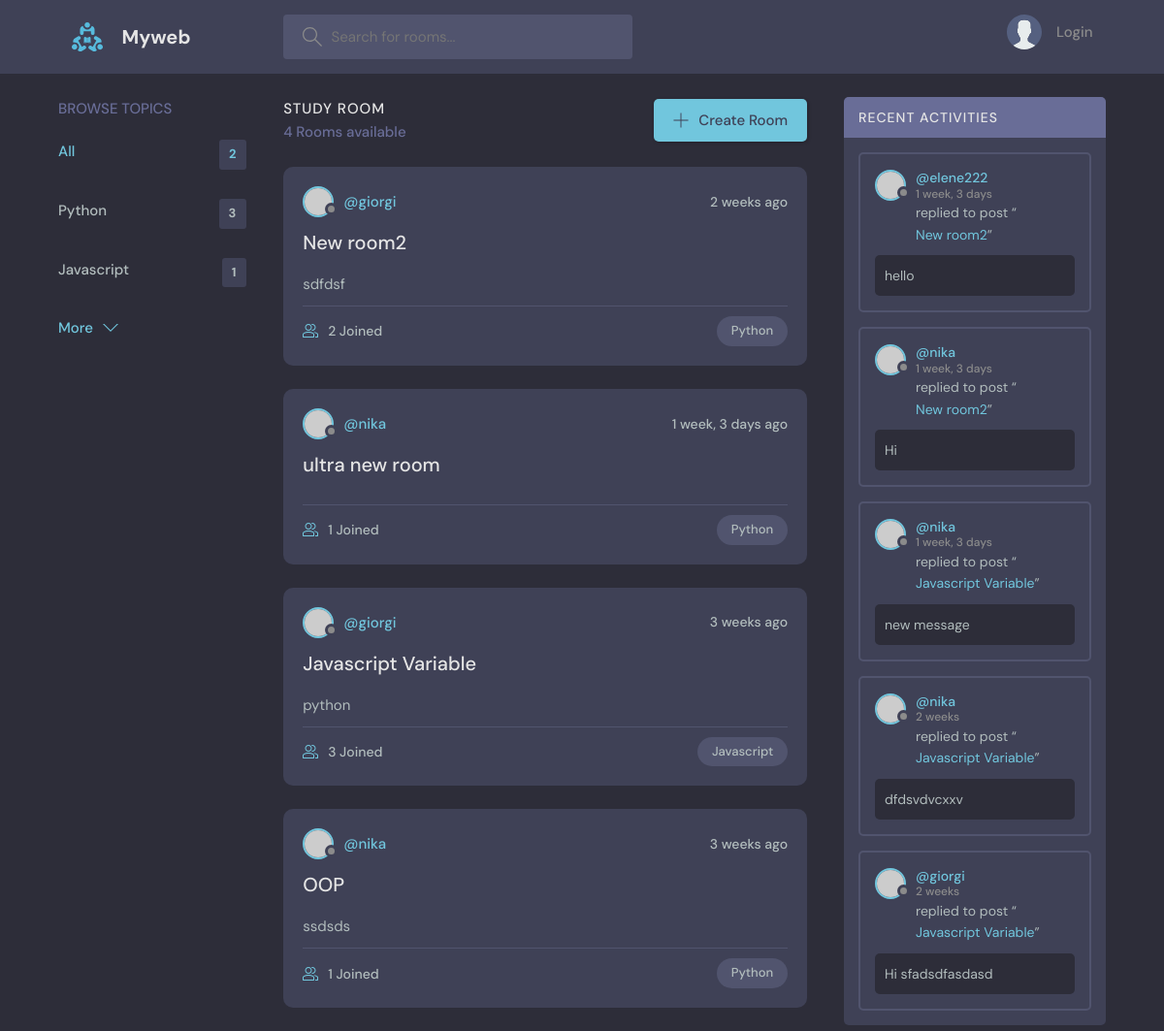
Before: / with the older database file.
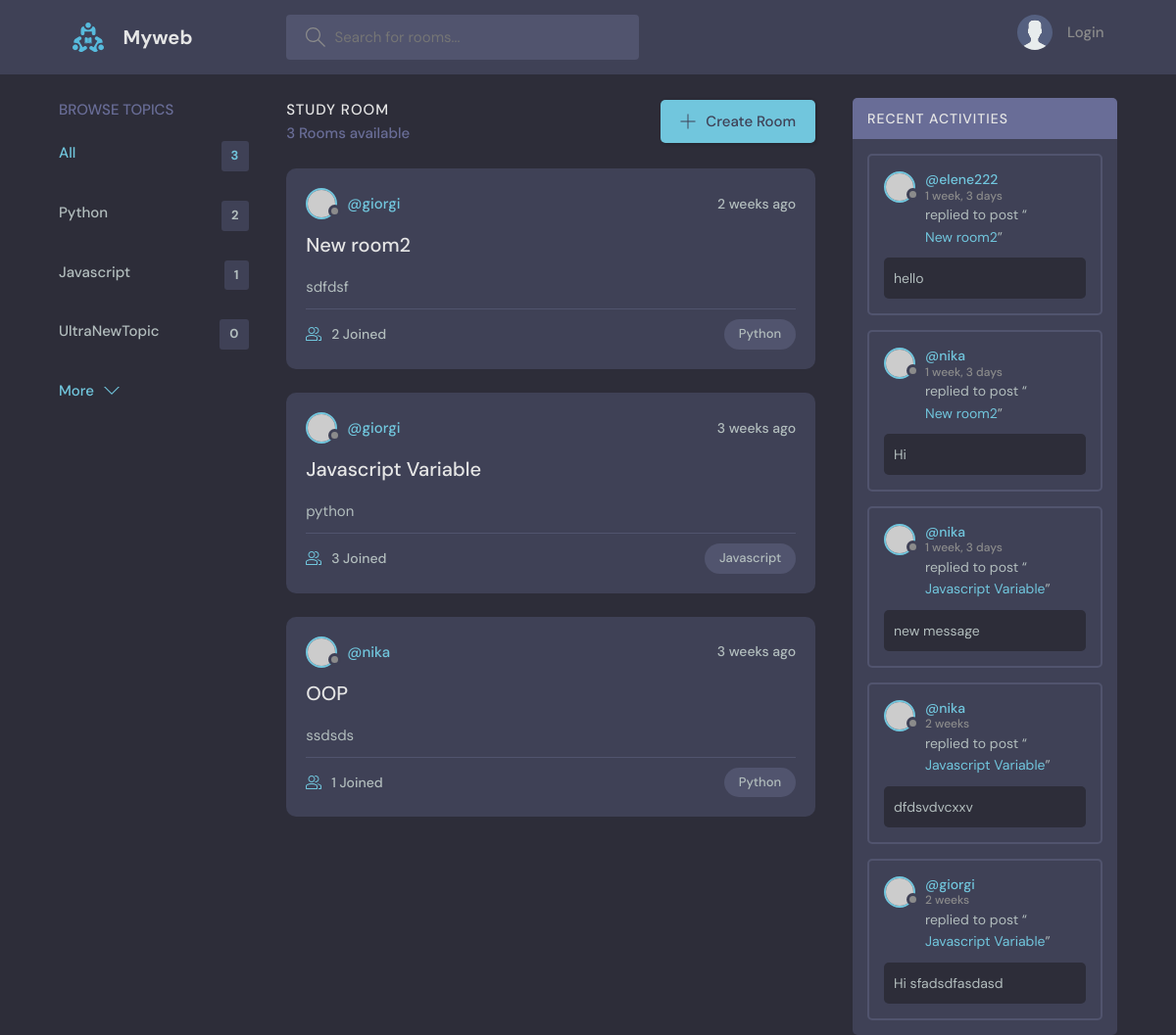
After: the same page with the newer database file.
### base/models.py (models this page shows, shortened)
class Topic(models.Model):
    name = models.CharField(max_length=200)

class Room(models.Model):
    host = models.ForeignKey(User, on_delete=models.SET_NULL, null=True)
    topic = models.ForeignKey(Topic, on_delete=models.SET_NULL, null=True)
    name = models.CharField(max_length=150)
    description = models.TextField(null=True, blank=True)
    participants = models.ManyToManyField(User, related_name='participants', null=True)
    updated = models.DateTimeField(auto_now=True)
    created = models.DateTimeField(auto_now_add=True)
    class Meta:
        ordering = ['-updated', '-created']
    def __str__(self):
        return self.name

class Messages(models.Model):
    user = models.ForeignKey(User, on_delete=models.CASCADE)
    room = models.ForeignKey(Room, on_delete=models.CASCADE)
    body = models.TextField()
    updated = models.DateTimeField(auto_now=True)
    created = models.DateTimeField(auto_now_add=True)
    class Meta:
        ordering = ['-updated', '-created']

### base/views.py (the view)
# urls.py: path('', views.home, name='home'),
def home(request):
    q = request.GET.get('q') if request.GET.get('q') != None else ""
    rooms = Room.objects.filter(Q(topic__name__icontains=q) | Q(name__icontains=q) | Q(description__icontains=q))
    topics = Topic.objects.all()[0:5]
    room_count = rooms.count()
    room_messages = Messages.objects.filter(Q(room__topic__name__icontains=q))
    context = {'rooms': rooms, 'topics': topics, "room_count": room_count, "room_messages": room_messages}
    return render(request, 'base/home.html', context)

### base/templates/base/home.html
{% extends 'main.html' %}
{% block content %}
    <main class="layout layout--3">
      <div class="container">
        {% include 'base/topics_component.html' %}
        {% include 'base/feed_component.html' %}
        {% include 'base/activity_component.html' %}
      </div>
    </main>
{% endblock %}

### base/templates/base/topics_component.html
<div class="topics">
          <div class="topics__header">
            <h2>Browse Topics</h2>
          </div>
          <ul class="topics__list">
            <li>
              <a href="{% url 'home' %}" class="active">All <span>{{ topics.count }}</span></a>
            </li>
            {% for topic in topics %}
                <li>
                  <a href="{% url 'home' %}?q={{ topic.name }}">{{ topic.name }} <span>{{ topic.room_set.all.count }}</span></a>
                </li>
            {% endfor %}
          </ul>
          <a class="btn btn--link" href="{% url 'topics' %}">
            More
            <svg version="1.1" xmlns="http://www.w3.org/2000/svg" width="32" height="32" viewBox="0 0 32 32">
              <title>chevron-down</title>
              <path d="M16 21l-13-13h-3l16 16 16-16h-3l-13 13z"></path>
            </svg>
          </a>
        </div>

### base/templates/base/feed_component.html (shortened to what this page needs)
<div class="roomList">
          <div class="roomList__header">
            <div>
              <h2>Study Room</h2>
              <p>{{room_count}} Rooms available</p>
            </div>
            <a class="btn btn--main" href="{% url 'create-room' %}">
              <svg version="1.1" xmlns="http://www.w3.org/2000/svg" width="32" height="32" viewBox="0 0 32 32">
                <title>add</title>
                <path
                  d="M16.943 0.943h-1.885v14.115h-14.115v1.885h14.115v14.115h1.885v-14.115h14.115v-1.885h-14.115v-14.115z"
                ></path>
              </svg>
              Create Room
            </a>
          </div>
          {% for room in rooms %}
            <div class="roomListRoom">
            <div class="roomListRoom__header">
              <a href="{% url 'user-profile' room.host.id %}" class="roomListRoom__author">
                <div class="avatar avatar--small">
                  <img src="https://randomuser.me/api/portraits/women/11.jpg" />
                </div>
                <span>@{{ room.host.username }}</span>
              </a>
              <div class="roomListRoom__actions">
                <span>{{ room.created|timesince }} ago</span>
              </div>
            </div>
            <div class="roomListRoom__content">
              <a href="{% url 'room' room.id %}">{{ room.name }}</a>
              <p>
                {{ room.description }}
              </p>
            </div>
            <div class="roomListRoom__meta">
              <a href="{% url 'room' room.id %}" class="roomListRoom__joined">
                {{ room.participants.all.count }} Joined
              </a>
              <p class="roomListRoom__topic">{{ room.topic.name }}</p>
            </div>
          </div>
          {% endfor %}
</div>

### base/templates/base/activity_component.html (shortened to what this page needs)
<div class="activities">
          <div class="activities__header">
            <h2>Recent Activities</h2>
          </div>
          {% for message in room_messages %}
            <div class="activities__box">
            <div class="activities__boxHeader roomListRoom__header">
              <a href="{% url 'user-profile' message.user.id %}" class="roomListRoom__author">
                <div class="avatar avatar--small">
                  <img src="https://randomuser.me/api/portraits/women/11.jpg" />
                </div>
                <p>
                  @{{ message.user }}
                  <span>{{ message.created|timesince }}</span>
                </p>
              </a>
            </div>
            <div class="activities__boxContent">
              <p>replied to post “<a href="{% url 'room' message.room.id %}">{{ message.room }}</a>”</p>
              <div class="activities__boxRoomContent">
                {{message.body}}
              </div>
            </div>
          </div>
          {% endfor %}
        </div>

Changed rows visible on the page:
removed Room: host.username "nika", created "1 week, 3 days", name "ultra new room", participants.all.count "1", topic.name "Python"
computed for Topic "Python": room_set.all.count "3" → "2"
added Topic: name "UltraNewTopic", room_set.all.count "0"
Other visible differences:
{{ topics.count }}: "2" → "3"
{{ room_count }}: "4" → "3"
